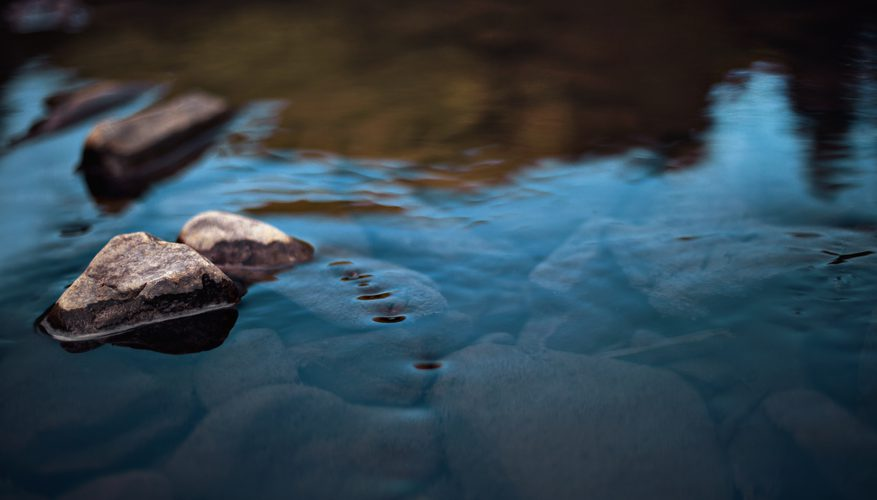
#> input picture water.jpg, 877 x 500 px
$ python edge_detection.py
#> lines starting #> are read from the running program, lines starting #| are printed output that depends on the picture
#Jeremiah Hsieh ICSI 521 Matrix Manipulation (edge detection)
#currently i'm not quite sure how to combine the two x and y convolutions to get final edge detection result
import numpy as np
import cv2


def applyMatrix(kernel, img):
    kl = len(kernel)
    #print(kl)
    ks = (kl-1) / 2
    #print(ks)
    #len(blur) is # rows
    #len(blur[0]) is # columns
    #print(img.shape[0] - 1)

    sizex = img.shape[0]
    sizey = img.shape[1]
    #gaussian blurring involves applying matrix values to image and getting final pixel result
    blurred = np.zeros((img.shape[0], img.shape[1], img.shape[2]), dtype = np.uint8)


    #loop through image pixels
    for x in range(sizex):
        for y in range(sizey):
            #store final pixel result
            acc = 0
            #loop through kernel
            for kx in range(kl):
                for ky in range(kl):
                    #get x coordinate to convolute
                    newx = int(x - ks + kx)
                    #if x is out of range, get closest existing pixel
                    if newx < 0:
                        newx = 0
    #                    if newx > int(img.shape[0]):
    #                        newx = img.shape[0]
                    if newx > sizex - 1:
                            newx = sizex - 1
                        #get y coordinates to convolute
                    newy = int(y - ks + ky)
                    #if y is out of range, get closest existing pixel
                    if newy < 0:
                        newy = 0
    #                    if newy > int(img.shape[1]):
                    if newy > sizey - 1:
    #                        newy = img.shape[1]
                        newy = sizey - 1
                    #add result to final
    #                    print("newx is : " + str(newx) + "\nnewy is: " + str(newy))
                    acc += img[newx][newy] * kernel[kx][ky]
    #        #resolve negative color values to 0 or 255
    #        print(acc)
            if acc[0] < 0:
                acc[0] = 0
            elif acc[0] > 255:
                acc[0] = 255
            if acc[1] < 0:
                acc[1] = 0
            elif acc[1] > 255:
                acc[1] = 255
            if acc[2] < 0:
                acc[2] = 0
            elif acc[2] > 255:
                acc[2] = 255
            #add final pixel value to copy\
            blurred[x][y] = acc
    #        print(acc)
    return blurred


#read image
img = cv2.imread("water.jpg")
#> img is the input picture: shape (500, 877, 3); mean B, G, R 77.7, 66.9, 49.5


#showimage
cv2.imshow('original', img)
cv2.waitKey(0)


#edge detection matrix kernel

#
#kernel = ([-1, -1, -1],
#          [-1, 8, -1],
#          [-1, -1, -1])

#use sobel?
kernelx = ([-1, 0, 1],
          [-2, 0, 2],
          [-1, 0, 1])

kernely = ([-1, -2, -1],
          [0, 0, 0],
          [1, 2, 1])

#kernel = ([1, 0, -1],
#          [0, 0, 0],
#          [-1, 0, 1])

#convolution in x direction
xcon = applyMatrix(kernelx, img)
#> after the loop in applyMatrix, `for x in range(sizex):`:
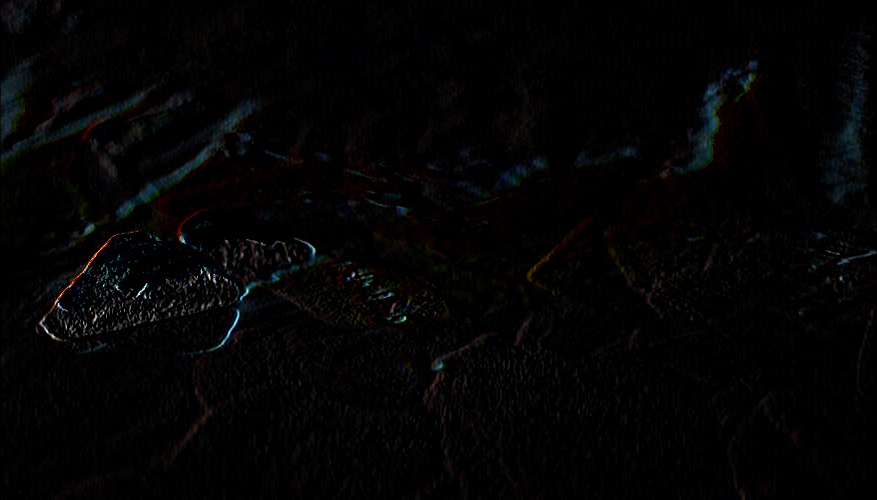
#> blurred: shape (500, 877, 3); mean B, G, R 3.3, 3.4, 3.5

#display images
cv2.imshow('edges', xcon)
cv2.waitKey(0)

#convolution in y direction
ycon = applyMatrix(kernely, img)
#> call 2 of applyMatrix, with kernel = ([-1, -2, -1], [0, 0, 0], [1, 2, 1])
#> after the loop in applyMatrix (call 2), `for x in range(sizex):`:
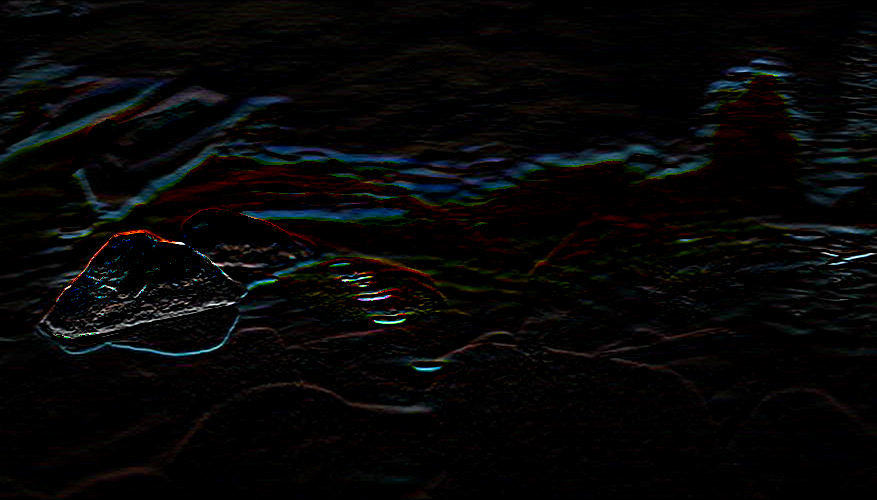
#> blurred: shape (500, 877, 3); mean B, G, R 6.2, 6.3, 6.3

#display images
cv2.imshow('edges', ycon)
cv2.waitKey(0)
##save images
cv2.imwrite("water_edge_x.jpg", xcon)
cv2.imwrite("water_edge_y.jpg", ycon)
